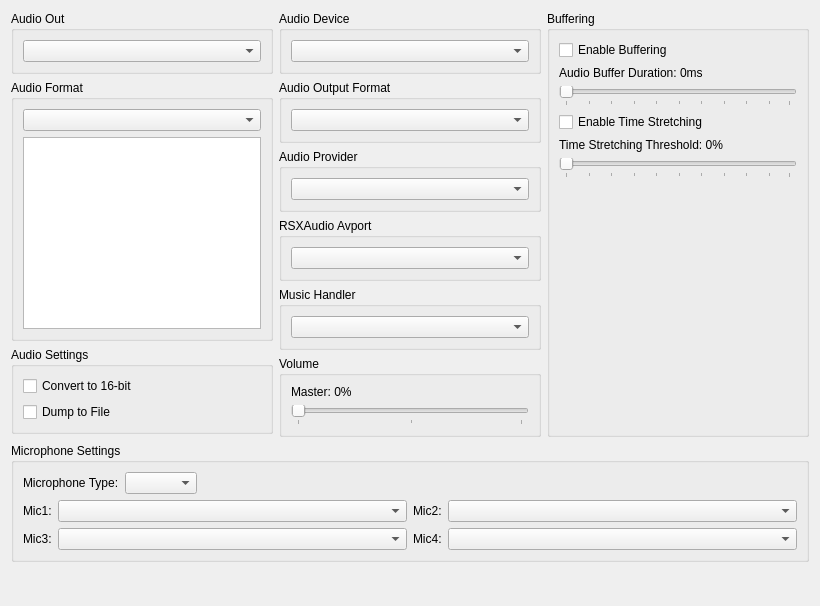
         <widget class="QWidget" name="audioTabScrollContents">
          <property name="geometry">
           <rect>
            <x>0</x>
            <y>0</y>
            <width>820</width>
            <height>606</height>
           </rect>
          </property>
          <layout class="QVBoxLayout" name="audioTabScrollContentsLayout">
           <item>
            <layout class="QHBoxLayout" name="audioTabLayoutTop" stretch="1,1,1">
             <item>
              <layout class="QVBoxLayout" name="audioTabLayoutTopLeft">
               <item>
                <widget class="QGroupBox" name="gb_audio_out">
                 <property name="title">
                  <string>Audio Out</string>
                 </property>
                 <layout class="QVBoxLayout" name="gb_audio_out_layout">
                  <item>
                   <widget class="QComboBox" name="audioOutBox"/>
                  </item>
                 </layout>
                </widget>
               </item>
               <item>
                <widget class="QGroupBox" name="gb_audio_format">
                 <property name="title">
                  <string>Audio Format</string>
                 </property>
                 <layout class="QVBoxLayout" name="gb_audio_format_layout">
                  <item>
                   <widget class="QComboBox" name="combo_audio_format"/>
                  </item>
                  <item>
                   <widget class="QListWidget" name="list_audio_formats">
                    <property name="sizePolicy">
                     <sizepolicy hsizetype="Preferred" vsizetype="Preferred">
                      <horstretch>0</horstretch>
                      <verstretch>0</verstretch>
                     </sizepolicy>
                    </property>
                    <property name="selectionMode">
                     <enum>QAbstractItemView::SelectionMode::ExtendedSelection</enum>
                    </property>
                   </widget>
                  </item>
                 </layout>
                </widget>
               </item>
               <item>
                <widget class="QGroupBox" name="gb_audio_settings">
                 <property name="title">
                  <string>Audio Settings</string>
                 </property>
                 <layout class="QVBoxLayout" name="gb_audio_settings_layout">
                  <item>
                   <widget class="QCheckBox" name="convert">
                    <property name="text">
                     <string>Convert to 16-bit</string>
                    </property>
                   </widget>
                  </item>
                  <item>
                   <widget class="QCheckBox" name="audioDump">
                    <property name="text">
                     <string>Dump to File</string>
                    </property>
                   </widget>
                  </item>
                  <item>
                   <spacer name="spacer_audio_settings">
                    <property name="orientation">
                     <enum>Qt::Orientation::Vertical</enum>
                    </property>
                    <property name="sizeType">
                     <enum>QSizePolicy::Policy::MinimumExpanding</enum>
                    </property>
                    <property name="sizeHint" stdset="0">
                     <size>
                      <width>0</width>
                      <height>0</height>
                     </size>
                    </property>
                   </spacer>
                  </item>
                 </layout>
                </widget>
               </item>
               <item>
                <spacer name="verticalSpacerAudioLeft">
                 <property name="orientation">
                  <enum>Qt::Orientation::Vertical</enum>
                 </property>
                 <property name="sizeType">
                  <enum>QSizePolicy::Policy::MinimumExpanding</enum>
                 </property>
                 <property name="sizeHint" stdset="0">
                  <size>
                   <width>0</width>
                   <height>0</height>
                  </size>
                 </property>
                </spacer>
               </item>
              </layout>
             </item>
             <item>
              <layout class="QVBoxLayout" name="audioTabLayoutTopMiddle">
               <item>
                <widget class="QGroupBox" name="gb_audio_device">
                 <property name="title">
                  <string>Audio Device</string>
                 </property>
                 <layout class="QVBoxLayout" name="gb_audio_device_layout">
                  <item>
                   <widget class="QComboBox" name="audioDeviceBox"/>
                  </item>
                 </layout>
                </widget>
               </item>
               <item>
                <widget class="QGroupBox" name="gb_audio_channel_layout">
                 <property name="title">
                  <string>Audio Output Format</string>
                 </property>
                 <layout class="QVBoxLayout" name="gb_audio_channel_layout_layout">
                  <item>
                   <widget class="QComboBox" name="combo_audio_channel_layout"/>
                  </item>
                 </layout>
                </widget>
               </item>
               <item>
                <widget class="QGroupBox" name="gb_audio_provider">
                 <property name="title">
                  <string>Audio Provider</string>
                 </property>
                 <layout class="QVBoxLayout" name="gb_audio_provider_layout">
                  <item>
                   <widget class="QComboBox" name="audioProviderBox"/>
                  </item>
                 </layout>
                </widget>
               </item>
               <item>
                <widget class="QGroupBox" name="gb_audio_avport">
                 <property name="title">
                  <string>RSXAudio Avport</string>
                 </property>
                 <layout class="QVBoxLayout" name="gb_audio_avport_layout">
                  <item>
                   <widget class="QComboBox" name="audioAvportBox"/>
                  </item>
                 </layout>
                </widget>
               </item>
               <item>
                <widget class="QGroupBox" name="gb_music_handler">
                 <property name="title">
                  <string>Music Handler</string>
                 </property>
                 <layout class="QVBoxLayout" name="gb_music_handler_layout">
                  <item>
                   <widget class="QComboBox" name="musicHandlerBox"/>
                  </item>
                 </layout>
                </widget>
               </item>
               <item>
                <widget class="QGroupBox" name="gb_audio_volume">
                 <property name="title">
                  <string>Volume</string>
                 </property>
                 <layout class="QVBoxLayout" name="gb_audio_volume_layout">
                  <item>
                   <widget class="QWidget" name="master_volume" native="true">
                    <layout class="QVBoxLayout" name="layout_master_volume">
                     <property name="leftMargin">
                      <number>0</number>
                     </property>
                     <property name="topMargin">
                      <number>0</number>
                     </property>
                     <property name="rightMargin">
                      <number>0</number>
                     </property>
                     <property name="bottomMargin">
                      <number>0</number>
                     </property>
                     <item>
                      <widget class="QLabel" name="masterVolumeLabel">
                       <property name="text">
                        <string>Master: 0%</string>
                       </property>
                      </widget>
                     </item>
                     <item>
                      <widget class="QSlider" name="masterVolume">
                       <property name="orientation">
                        <enum>Qt::Orientation::Horizontal</enum>
                       </property>
                       <property name="tickPosition">
                        <enum>QSlider::TickPosition::TicksBelow</enum>
                       </property>
                       <property name="tickInterval">
                        <number>50</number>
                       </property>
                      </widget>
                     </item>
                    </layout>
                   </widget>
                  </item>
                  <item>
                   <spacer name="spacer_audio_volume">
                    <property name="orientation">
                     <enum>Qt::Orientation::Vertical</enum>
                    </property>
                    <property name="sizeType">
                     <enum>QSizePolicy::Policy::MinimumExpanding</enum>
                    </property>
                    <property name="sizeHint" stdset="0">
                     <size>
                      <width>0</width>
                      <height>0</height>
                     </size>
                    </property>
                   </spacer>
                  </item>
                 </layout>
                </widget>
               </item>
              </layout>
             </item>
             <item>
              <layout class="QVBoxLayout" name="audioTabLayoutTopRight">
               <item>
                <widget class="QGroupBox" name="gb_audio_buffering">
                 <property name="title">
                  <string>Buffering</string>
                 </property>
                 <layout class="QVBoxLayout" name="gb_audio_buffering_layout">
                  <item>
                   <widget class="QCheckBox" name="enableBuffering">
                    <property name="text">
                     <string>Enable Buffering</string>
                    </property>
                   </widget>
                  </item>
                  <item>
                   <widget class="QWidget" name="audio_buffer_duration" native="true">
                    <layout class="QVBoxLayout" name="layout_audio_buffer_duration">
                     <property name="leftMargin">
                      <number>0</number>
                     </property>
                     <property name="topMargin">
                      <number>0</number>
                     </property>
                     <property name="rightMargin">
                      <number>0</number>
                     </property>
                     <property name="bottomMargin">
                      <number>0</number>
                     </property>
                     <item>
                      <widget class="QLabel" name="audioBufferDurationLabel">
                       <property name="text">
                        <string>Audio Buffer Duration: 0ms</string>
                       </property>
                      </widget>
                     </item>
                     <item>
                      <widget class="QSlider" name="audioBufferDuration">
                       <property name="orientation">
                        <enum>Qt::Orientation::Horizontal</enum>
                       </property>
                       <property name="tickPosition">
                        <enum>QSlider::TickPosition::TicksBelow</enum>
                       </property>
                       <property name="tickInterval">
                        <number>10</number>
                       </property>
                      </widget>
                     </item>
                    </layout>
                   </widget>
                  </item>
                  <item>
                   <widget class="QCheckBox" name="enableTimeStretching">
                    <property name="text">
                     <string>Enable Time Stretching</string>
                    </property>
                   </widget>
                  </item>
                  <item>
                   <widget class="QWidget" name="time_stretching_threshold" native="true">
                    <layout class="QVBoxLayout" name="layout_time_stretching_threshold">
                     <property name="leftMargin">
                      <number>0</number>
                     </property>
                     <property name="topMargin">
                      <number>0</number>
                     </property>
                     <property name="rightMargin">
                      <number>0</number>
                     </property>
                     <property name="bottomMargin">
                      <number>0</number>
                     </property>
                     <item>
                      <widget class="QLabel" name="timeStretchingThresholdLabel">
                       <property name="text">
                        <string>Time Stretching Threshold: 0%</string>
                       </property>
                      </widget>
                     </item>
                     <item>
                      <widget class="QSlider" name="timeStretchingThreshold">
                       <property name="orientation">
                        <enum>Qt::Orientation::Horizontal</enum>
                       </property>
                       <property name="tickPosition">
                        <enum>QSlider::TickPosition::TicksBelow</enum>
                       </property>
                       <property name="tickInterval">
                        <number>10</number>
                       </property>
                      </widget>
                     </item>
                    </layout>
                   </widget>
                  </item>
                  <item>
                   <spacer name="verticalSpacerAudioRight">
                    <property name="orientation">
                     <enum>Qt::Orientation::Vertical</enum>
                    </property>
                    <property name="sizeType">
                     <enum>QSizePolicy::Policy::MinimumExpanding</enum>
                    </property>
                    <property name="sizeHint" stdset="0">
                     <size>
                      <width>0</width>
                      <height>0</height>
                     </size>
                    </property>
                   </spacer>
                  </item>
                 </layout>
                </widget>
               </item>
              </layout>
             </item>
            </layout>
           </item>
           <item>
            <widget class="QGroupBox" name="gb_microphone_settings">
             <property name="title">
              <string>Microphone Settings</string>
             </property>
             <layout class="QVBoxLayout" name="gb_microphone_settings_layout">
              <item>
               <layout class="QHBoxLayout" name="microphoneLayoutTop">
                <item>
                 <widget class="QLabel" name="microphoneLabel">
                  <property name="text">
                   <string>Microphone Type:</string>
                  </property>
                 </widget>
                </item>
                <item>
                 <widget class="QComboBox" name="microphoneBox"/>
                </item>
                <item>
                 <spacer name="microphoneSpacer">
                  <property name="orientation">
                   <enum>Qt::Orientation::Horizontal</enum>
                  </property>
                  <property name="sizeType">
                   <enum>QSizePolicy::Policy::MinimumExpanding</enum>
                  </property>
                  <property name="sizeHint" stdset="0">
                   <size>
                    <width>0</width>
                    <height>0</height>
                   </size>
                  </property>
                 </spacer>
                </item>
               </layout>
              </item>
              <item>
               <layout class="QHBoxLayout" name="microphoneLayoutBottom">
                <item>
                 <layout class="QVBoxLayout" name="microphoneLayoutLabel1and3">
                  <item>
                   <widget class="QLabel" name="microphone1Label">
                    <property name="sizePolicy">
                     <sizepolicy hsizetype="Minimum" vsizetype="Preferred">
                      <horstretch>0</horstretch>
                      <verstretch>0</verstretch>
                     </sizepolicy>
                    </property>
                    <property name="text">
                     <string>Mic1:</string>
                    </property>
                   </widget>
                  </item>
                  <item>
                   <widget class="QLabel" name="microphone3Label">
                    <property name="sizePolicy">
                     <sizepolicy hsizetype="Minimum" vsizetype="Preferred">
                      <horstretch>0</horstretch>
                      <verstretch>0</verstretch>
                     </sizepolicy>
                    </property>
                    <property name="text">
                     <string>Mic3:</string>
                    </property>
                   </widget>
                  </item>
                 </layout>
                </item>
                <item>
                 <layout class="QVBoxLayout" name="microphoneLayoutBox1and3">
                  <item>
                   <widget class="QComboBox" name="microphone1Box">
                    <property name="sizePolicy">
                     <sizepolicy hsizetype="Expanding" vsizetype="Fixed">
                      <horstretch>0</horstretch>
                      <verstretch>0</verstretch>
                     </sizepolicy>
                    </property>
                   </widget>
                  </item>
                  <item>
                   <widget class="QComboBox" name="microphone3Box">
                    <property name="sizePolicy">
                     <sizepolicy hsizetype="Expanding" vsizetype="Fixed">
                      <horstretch>0</horstretch>
                      <verstretch>0</verstretch>
                     </sizepolicy>
                    </property>
                   </widget>
                  </item>
                 </layout>
                </item>
                <item>
                 <layout class="QVBoxLayout" name="microphoneLayoutLabel2and4">
                  <item>
                   <widget class="QLabel" name="microphone2Label">
                    <property name="sizePolicy">
                     <sizepolicy hsizetype="Minimum" vsizetype="Preferred">
                      <horstretch>0</horstretch>
                      <verstretch>0</verstretch>
                     </sizepolicy>
                    </property>
                    <property name="text">
                     <string>Mic2:</string>
                    </property>
                   </widget>
                  </item>
                  <item>
                   <widget class="QLabel" name="microphone4Label">
                    <property name="sizePolicy">
                     <sizepolicy hsizetype="Minimum" vsizetype="Preferred">
                      <horstretch>0</horstretch>
                      <verstretch>0</verstretch>
                     </sizepolicy>
                    </property>
                    <property name="text">
                     <string>Mic4:</string>
                    </property>
                   </widget>
                  </item>
                 </layout>
                </item>
                <item>
                 <layout class="QVBoxLayout" name="microphoneLayoutBox2and4">
                  <item>
                   <widget class="QComboBox" name="microphone2Box">
                    <property name="sizePolicy">
                     <sizepolicy hsizetype="Expanding" vsizetype="Fixed">
                      <horstretch>0</horstretch>
                      <verstretch>0</verstretch>
                     </sizepolicy>
                    </property>
                   </widget>
                  </item>
                  <item>
                   <widget class="QComboBox" name="microphone4Box">
                    <property name="sizePolicy">
                     <sizepolicy hsizetype="Expanding" vsizetype="Fixed">
                      <horstretch>0</horstretch>
                      <verstretch>0</verstretch>
                     </sizepolicy>
                    </property>
                   </widget>
                  </item>
                 </layout>
                </item>
               </layout>
              </item>
             </layout>
            </widget>
           </item>
           <item>
            <spacer name="audioTabSpacer">
             <property name="orientation">
              <enum>Qt::Orientation::Vertical</enum>
             </property>
             <property name="sizeType">
              <enum>QSizePolicy::Policy::MinimumExpanding</enum>
             </property>
             <property name="sizeHint" stdset="0">
              <size>
               <width>0</width>
               <height>0</height>
              </size>
             </property>
            </spacer>
           </item>
          </layout>
         </widget>
